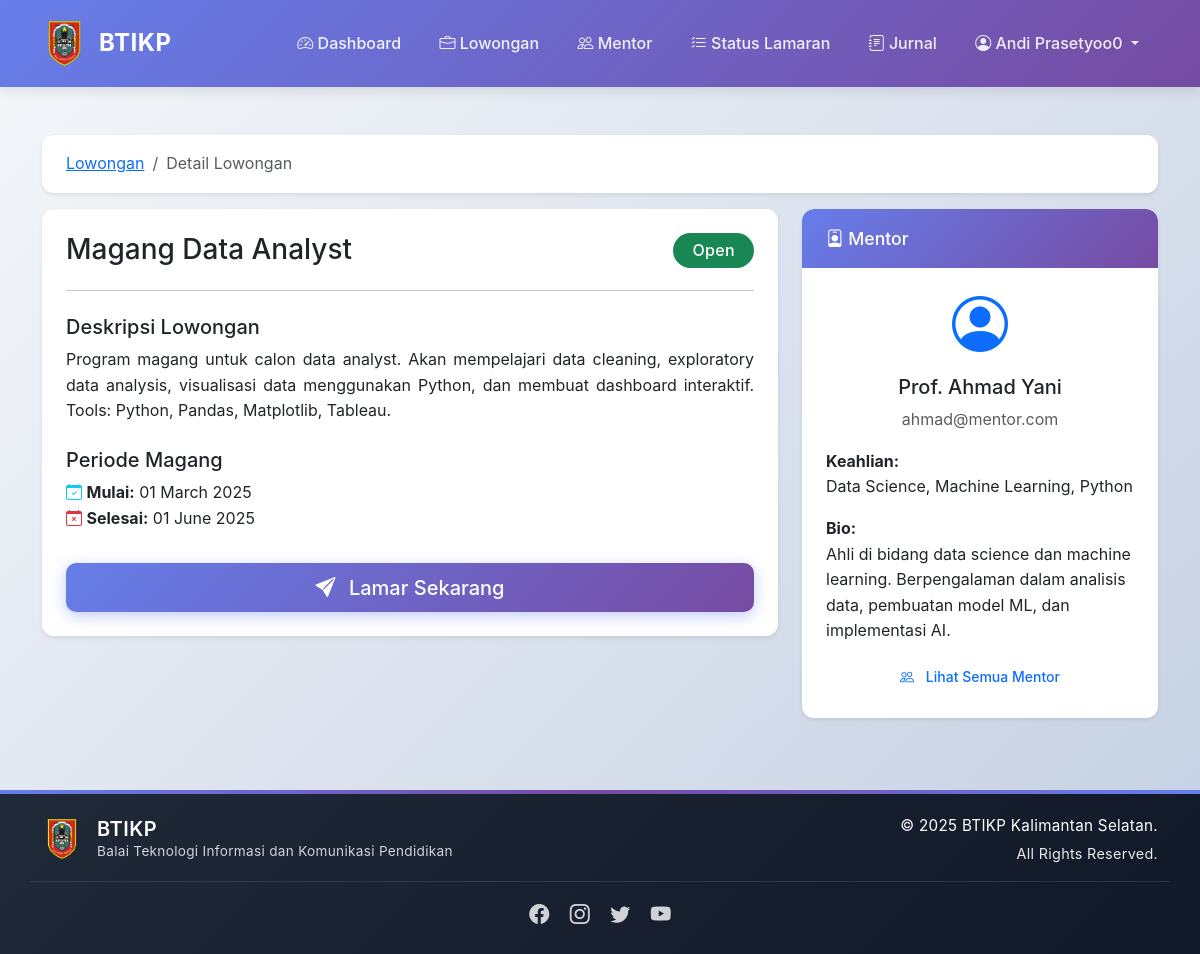
/pages/lowongan_detail.php?id=3 (signed in), run on the app's committed database.
### tables this page shows
CREATE TABLE `lowongan` (
  `id` int(11) NOT NULL,
  `judul` varchar(255) NOT NULL,
  `deskripsi` text,
  `mentor_id` int(11) NOT NULL,
  `tgl_mulai` date DEFAULT NULL,
  `tgl_selesai` date DEFAULT NULL,
  `status` enum('open','closed') DEFAULT 'open'
);

CREATE TABLE `users` (
  `id` int(11) NOT NULL,
  `nama` varchar(100) NOT NULL,
  `email` varchar(100) NOT NULL,
  `password` varchar(255) NOT NULL,
  `role` enum('mahasiswa','mentor','admin') NOT NULL,
  `created_at` datetime DEFAULT CURRENT_TIMESTAMP
);

CREATE TABLE `mentors` (
  `user_id` int(11) NOT NULL,
  `keahlian` varchar(255) NOT NULL,
  `bio` text,
  `status_open` tinyint(1) DEFAULT '1',
  `foto` varchar(255) DEFAULT NULL
);

### pages/lowongan_detail.php (the view, shortened to what this page needs)
<?php
require_once '../config/database.php';
include '../includes/header.php';
$lowongan_id = isset($_GET['id']) ? $_GET['id'] : 0;
$user_id = $_SESSION['user_id'];
$query = "SELECT l.*, u.nama as nama_mentor, u.email as email_mentor, m.keahlian, m.bio
          FROM lowongan l
          JOIN mentors m ON l.mentor_id = m.user_id
          JOIN users u ON m.user_id = u.id
          WHERE l.id = '$lowongan_id'";
$result = mysqli_query($conn, $query);
$lowongan = mysqli_fetch_assoc($result);
$check_query = "SELECT * FROM lamaran WHERE user_id = '$user_id' AND lowongan_id = '$lowongan_id'";
$check_result = mysqli_query($conn, $check_query);
$sudah_melamar = mysqli_num_rows($check_result) > 0;
?>
<div class="container my-5">
    <nav aria-label="breadcrumb">
        <ol class="breadcrumb">
            <li class="breadcrumb-item"><a href="lowongan_list.php">Lowongan</a></li>
            <li class="breadcrumb-item active">Detail Lowongan</li>
        </ol>
    </nav>
    <div class="row">
        <div class="col-md-8">
            <div class="card mb-4">
                <div class="card-body">
                    <div class="d-flex justify-content-between align-items-start mb-3">
                        <h3><?= $lowongan['judul'] ?></h3>
                        <span class="badge bg-<?= $lowongan['status'] == 'open' ? 'success' : 'secondary' ?> fs-6">
                            <?= ucfirst($lowongan['status']) ?>
                        </span>
                    </div>
                    <hr>
                    <h5 class="mt-4">Deskripsi Lowongan</h5>
                    <p class="text-justify"><?= nl2br($lowongan['deskripsi']) ?></p>
                    <h5 class="mt-4">Periode Magang</h5>
                    <p>
                        <i class="bi bi-calendar-check text-info"></i>
                        <strong>Mulai:</strong> <?= date('d F Y', strtotime($lowongan['tgl_mulai'])) ?><br>
                        <i class="bi bi-calendar-x text-danger"></i>
                        <strong>Selesai:</strong> <?= date('d F Y', strtotime($lowongan['tgl_selesai'])) ?>
                    </p>
                    <?php if ($sudah_melamar): ?>
                        <div class="alert alert-info">
                            <i class="bi bi-info-circle"></i> Anda sudah melamar di lowongan ini.
                            <a href="lamaran_status.php">Cek status lamaran Anda</a>
                        </div>
                    <?php else: ?>
                        <?php if ($lowongan['status'] == 'open'): ?>
                            <button class="btn btn-primary btn-lg w-100 mt-3" data-bs-toggle="modal" data-bs-target="#applyModal">
                                <i class="bi bi-send-fill"></i> Lamar Sekarang
                            </button>
                        <?php else: ?>
                            <div class="alert alert-warning mt-3">
                                <i class="bi bi-exclamation-triangle"></i> Lowongan ini sudah ditutup
                            </div>
                        <?php endif; ?>
                    <?php endif; ?>
                </div>
            </div>
        </div>
        <div class="col-md-4">
            <div class="card">
                <div class="card-header bg-primary text-white">
                    <h5 class="mb-0"><i class="bi bi-person-badge"></i> Mentor</h5>
                </div>
                <div class="card-body text-center">
                    <i class="bi bi-person-circle display-4 text-primary"></i>
                    <h5 class="mt-3"><?= $lowongan['nama_mentor'] ?></h5>
                    <p class="text-muted"><?= $lowongan['email_mentor'] ?></p>
                    <div class="text-start mt-3">
                        <strong>Keahlian:</strong>
                        <p><?= $lowongan['keahlian'] ?></p>
                        <strong>Bio:</strong>
                        <p><?= $lowongan['bio'] ?></p>
                    </div>
                    <a href="mentor_list.php" class="btn btn-outline-primary btn-sm w-100">
                        <i class="bi bi-people"></i> Lihat Semua Mentor
                    </a>
                </div>
            </div>
        </div>
    </div>
</div>
<?php include '../includes/footer.php'; ?>

### assets/css/style.css (style rules this page uses)
:root { --primary-color: #0d6efd; --primary-dark: #0a58ca; --secondary-color: #6c757d; --success-color: #198754; --info-color: #0dcaf0; --warning-color: #ffc107; --danger-color: #dc3545; --light-bg: #f8f9fa; --dark-text: #212529; --shadow-sm: 0 2px 4px rgba(0,0,0,0.08); --shadow-md: 0 4px 12px rgba(0,0,0,0.1); --shadow-lg: 0 8px 24px rgba(0,0,0,0.12); --border-radius: 12px; --transition: all 0.3s cubic-bezier(0.4, 0, 0.2, 1); }
* { margin: 0; padding: 0; box-sizing: border-box; }
body { font-family: 'Inter', -apple-system, BlinkMacSystemFont, 'Segoe UI', Roboto, 'Helvetica Neue', Arial, sans-serif; line-height: 1.6; color: var(--dark-text); background: linear-gradient(135deg, #f5f7fa 0%, #c3cfe2 100%); min-height: 100vh; overflow-x: hidden; }
html { scroll-behavior: smooth; }
.card { border: none; border-radius: var(--border-radius); box-shadow: var(--shadow-sm); transition: var(--transition); overflow: hidden; background: white; margin-bottom: 1.5rem; }
.card-header { border: none; border-radius: var(--border-radius) var(--border-radius) 0 0 !important; font-weight: 600; padding: 1.2rem 1.5rem; background: linear-gradient(135deg, #667eea 0%, #764ba2 100%); color: white; }
.card-header h5 { margin: 0; font-size: 1.1rem; }
.card-body { padding: 1.5rem; }
.btn { border-radius: 10px; padding: 0.6rem 1.5rem; font-weight: 500; transition: var(--transition); border: none; position: relative; overflow: hidden; z-index: 1; }
.btn::before { content: ''; position: absolute; top: 50%; left: 50%; width: 0; height: 0; border-radius: 50%; background: rgba(255, 255, 255, 0.3); transform: translate(-50%, -50%); transition: width 0.6s, height 0.6s; z-index: -1; }
.btn-primary { background: linear-gradient(135deg, #667eea 0%, #764ba2 100%); box-shadow: 0 4px 15px rgba(102, 126, 234, 0.4); }
.btn-sm { padding: 0.4rem 1rem; font-size: 0.875rem; }
.badge { padding: 0.5rem 1rem; border-radius: 20px; font-weight: 500; font-size: 0.85rem; letter-spacing: 0.3px; }
.badge.fs-6 { font-size: 1rem !important; padding: 0.6rem 1.2rem; }
.container { animation: fadeIn 0.6s ease; }
.breadcrumb { background: white; border-radius: var(--border-radius); padding: 1rem 1.5rem; box-shadow: var(--shadow-sm); }
.bi { transition: var(--transition); }
.card-title .bi, .btn .bi { margin-right: 0.5rem; }
.text-justify { text-align: justify; }

### data on the page
lowongan: judul "Magang Data Analyst", status "Open", deskripsi "Program magang untuk calon data analyst. Akan mempelajari data cleaning, exploratory data analysis, visualisasi data menggunakan Python, dan membuat dashboard interaktif. Tools: Python, Pandas, Matplotlib, Tableau.", tgl_mulai "01 March 2025", tgl_selesai "01 June 2025", users.nama "Prof. Ahmad Yani", users.email "ahmad@mentor.com", mentor.keahlian "Data Science, Machine Learning, Python", mentor.bio "Ahli di bidang data science dan machine learning. Berpengalaman dalam analisis data, pembuatan model ML, dan implementasi AI."

### other printed values
$_SESSION['nama'] "Andi Prasetyoo0"
